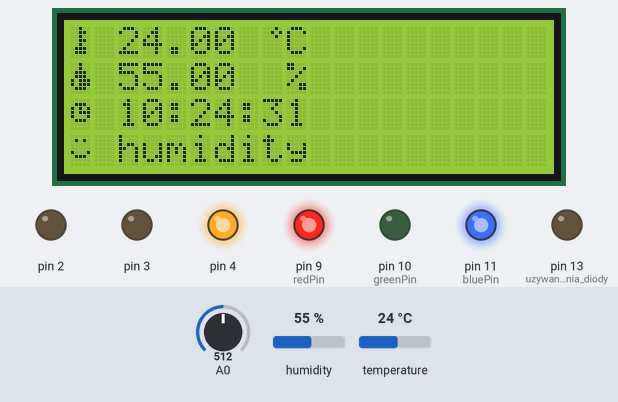
Bench run of a program on a simulated Arduino Uno, built with avr-gcc and run on an emulated ATmega328P. On the bench: 20×4 character LCD, output pins drawn as LEDs (lit = HIGH). The inputs (shaded band) are chosen by the test bench; at power-on: humidity 55 %, A0 = 512, temperature 24 °C. The local clock reads 2024-03-15 10:24:30 at power-on unless the program sets it; what the program prints to the serial monitor is not drawn.

Above: at 1.3 s.
1.4 s: humidity set to 22 %
At 4.1 s:
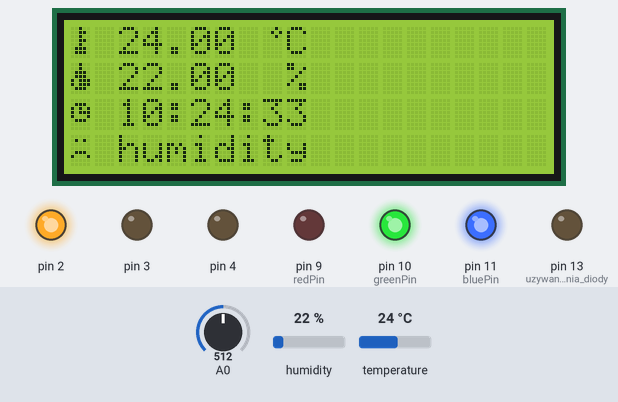
7.7 s: humidity set to 36 %
At 10.4 s:
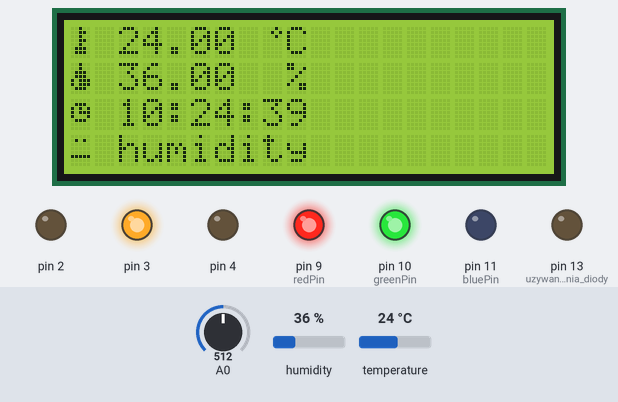
14.0 s: A0 set to 362
16.3 s: A0 set to 336
At 17.7 s:
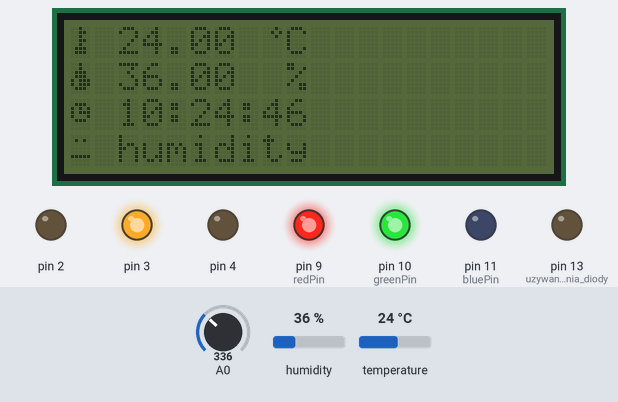
22.6 s: humidity set to 68 %
At 24.9 s:
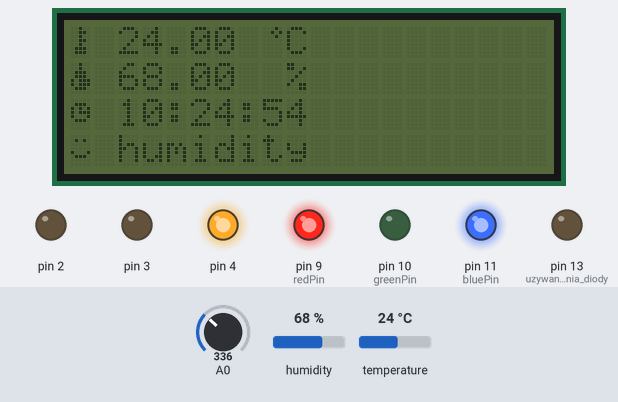
28.9 s: humidity set to 34 %
At 31.3 s:
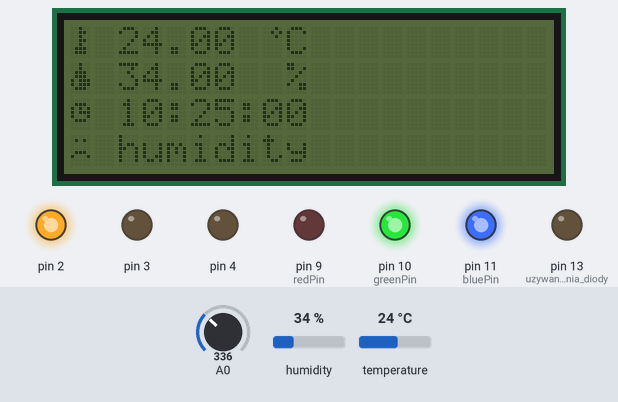
Timing chart, 0 to 32.8 s (numbered marks = the images above; inputs shaded):
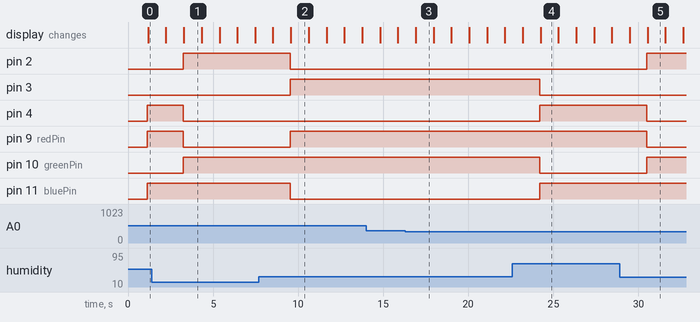

The program:

main.cpp
```cpp
#include <Arduino.h>

// DHT REQUIRES the following Arduino libraries:
// - DHT Sensor Library: https://github.com/adafruit/DHT-sensor-library
// - Adafruit Unified Sensor Lib: https://github.com/adafruit/Adafruit_Sensor
// Wiring see docs folder in the project
// Connect pin 1 (on the left) of the sensor to +5V
// NOTE: If using a board with 3.3V logic like an Arduino Due connect pin 1
// to 3.3V instead of 5V!
// Connect pin 2 of the sensor to whatever your DHTPIN is
// Connect pin 4 (on the right) of the sensor to GROUND
// Connect a 10K resistor from pin 2 (data) to pin 1 (power) of the sensor

// LCD HD44780 REQUIRES LiquidCrystal library
// Wiring see docs folder in the project
// If your display has no backlight led resistor use an additional 220ohm for pin15 LCD

// BMP180GY REQUIRES Adafruit BMP085 library
// Wiring see docs folder in the project
// Connect VCC of the BMP085 sensor to 3.3V (NOT 5.0V!)
// Connect GND to Ground
// Connect SCL to i2c clock - on '168/'328 Arduino Uno/Duemilanove/etc thats Analog 5
// Connect SDA to i2c data - on '168/'328 Arduino Uno/Duemilanove/etc thats Analog 4
// EOC is not used, it signifies an end of conversion
// XCLR is a reset pin, also not used here

#include <LiquidCrystal.h>      // biblioteka odpowiedzialna za LCD
#include <DHT.h>                // biblioteka odpowiedzialna za DHT
#include <Wire.h>               // biblioteka odpowiedzialna za I2C
#include <LiquidCrystal_I2C.h>  // biblioteka odpowiedzialna za LCD I2C
#include <Rtc_Pcf8563.h>        // biblioteka odpowidzialna za RTC PCF8563

// Uncomment whatever type DHT you're using!
//#define DHTTYPE DHT11   // DHT 11
#define DHTTYPE DHT22   // DHT 22  (AM2302), AM2321
//#define DHTTYPE DHT21   // DHT 21 (AM2301)

#define DHTPIN 8          // Digital pin na Arduino do korego jest przylaczony DHT
Rtc_Pcf8563 rtc;          // Init RTC

/* Fragment odpowiedzialny za wyswietlacz bez I2C
const int rs = 12, en = 11, d4 = 5, d5 = 4, d6 = 3, d7 = 2;   // piny do których podłączony jest wyświetlacz - sterownik HD44780
LiquidCrystal lcd(rs, en, d4, d5, d6, d7);                    // tworzę obiekt klasy LiquidCrystal o powyzszych paramatrach
*/

DHT dht(DHTPIN, DHTTYPE);                                     // tworzę obiekt klasy DHT o nazwie dht o podanych parametrach
LiquidCrystal_I2C lcd(0x27,20,4);                             // tworze obiekt klasy LCD o adresie 0x27 I2C 20 znakow 4 wiersze

// How to write symbols on LCD - see docs folder
byte thermo[8] = {0b00100,0b00110,0b00100,0b00110,0b00100,0b01110,0b01110,0b00000};
byte drop[8] = {0b00100,0b00100,0b01110,0b01110,0b10111,0b10111,0b01110,0b00000};
byte degrees[8] = {0b00010,0b00101,0b00010,0b00000,0b00000,0b00000,0b00000,0b00000};
byte heart[8] = {0b00000,0b01010,0b11111,0b11111,0b01110,0b00100,0b00000};
byte bell[8]  = {0b00100,0b01110,0b01110,0b01110,0b11111,0b00000,0b00100};
byte note[8]  = {0b00010,0b00011,0b00010,0b01110,0b11110,0b01100,0b00000};
byte clock[8] = {0b00000,0b01110,0b10101,0b10111,0b10001,0b01110,0b00000};
byte duck[8]  = {0b00000,0b01100,0b11101,0b01111,0b01111,0b00110,0b00000};
byte check[8] = {0b00000,0b00001,0b00011,0b10110,0b11100,0b01000,0b00000};
byte cross[8] = {0b00000,0b11011,0b01110,0b00100,0b01110,0b11011,0b00000};
byte retarrow[8] = {0b00001,0b00001,0b00101,0b01001,0b11111,0b01000,0b00100};
byte smile[8] = {0b00000,0b01010,0b00000,0b00000,0b10001,0b01110,0b00000,0b00000};
byte neutral[8] = {0b00000,0b01010,0b00000,0b00000,0b00000,0b11111,0b00000,0b00000};
byte sad[8] = {0b00000,0b01010,0b00000,0b00000,0b01110,0b10001,0b00000,0b00000};

int redPin = 9;
int greenPin = 10;
int bluePin = 11;
int pomiarSwiatla;

void setup() {
  pinMode(LED_BUILTIN, OUTPUT);     // uzywane do migania diody tylko do celow testowych
  pinMode(2, OUTPUT);
  pinMode(3, OUTPUT);
  pinMode(4, OUTPUT);

  Serial.begin(9600);               // inicjacja terminala
  dht.begin();                      // inicjalizacja czujnika
  // lcd.begin(16, 2);              // inicjalizacja LCD bez I2C 16 znakow, 2 wiersze
  lcd.begin();                      // inicjalizacja LCD I2C - tu nie podajemy liczby wieszy i kolumn bo jest w definicji
  Wire.begin();                     // inicjalizacja I2C

  lcd.createChar(0, thermo);
  lcd.createChar(1, drop);
  lcd.createChar(2, degrees);
  lcd.createChar(3, heart);
  lcd.createChar(4, clock);
  lcd.createChar(5, smile);
  lcd.createChar(6, neutral);
  lcd.createChar(7, sad);

  lcd.home();
  lcd.print("Pomiar ...");

  // rtc.initClock();                  // wyczyszczenie rejestru zegara - odkomentuj w przypadku konieczności resetu
  //set a time to start with - uncomment if you need new settings
  // Set date (day, weekday, month, century(1=1900, 0=2000), year(0-99))
  // rtc.setDate(2, 1, 6, 0, 20);
  // Set time (hr, min, sec)
  // rtc.setTime(16, 58, 0);
}

void loop() {
  pomiarSwiatla = analogRead(A0);     // pomiar swiatla z fotorezystora
  Serial.println(pomiarSwiatla);
  if (pomiarSwiatla < 350){
    lcd.noBacklight();
  } else{
    lcd.backlight();
  }

  delay(1000);                        // oczekiwanie na pomiar przez czujnik - normalnie zajmuje ok. 250 msek do nawet 2 sek
  float temp = dht.readTemperature(); // tworzę zmienną typu float przechowującą pomiar temperatury
  float wilg = dht.readHumidity();    // tworzę zmienną typu float przechowującą pomiar wilgotności
  if (isnan(temp) || isnan(wilg)) {   // sprawdzam czy nie ma błędu odczytu
    lcd.home(); // kursor na 0, 0
    lcd.print("Blad odczytu");        // wypisuję napis na LCD w przypadku bledu
    return; // wychodzę z pętli
  }

  digitalWrite(2, LOW);
  digitalWrite(3, LOW);
  digitalWrite(4, LOW);
  if (wilg<35){
    digitalWrite(2, HIGH);
    analogWrite(redPin, 0);
    analogWrite(greenPin, 255);
    analogWrite(bluePin, 255);
    lcd.setCursor(0, 3);                // ustawiam kursor na czwarty wiersz
    lcd.write((byte)7);
    lcd.print(" humidity");
  }
  if (wilg>35 and wilg<40){
    digitalWrite(3, HIGH);
    analogWrite(redPin, 255);
    analogWrite(greenPin, 255);
    analogWrite(bluePin, 0);
    lcd.setCursor(0, 3);                // ustawiam kursor na czwarty wiersz
    lcd.write((byte)6);
    lcd.print(" humidity");
  }
  if (wilg>40) {
    digitalWrite(4, HIGH);
    analogWrite(redPin, 255);
    analogWrite(greenPin, 0);
    analogWrite(bluePin, 255);
    lcd.setCursor(0, 3);                // ustawiam kursor na czwarty wiersz
    lcd.write((byte)5);
    lcd.print(" humidity");
  }

  // wyswietlam dane na LCD
  lcd.home();                         // ustawiam kursor na 0,0 LCD
  lcd.write((byte)0);                 // rzutuje ikonę termometr na typ byte i wyświetlam ją na lcd
  lcd.print(" ");
  lcd.print(temp);                    // wypisuje zmienną temp
  lcd.print(" ");
  lcd.write((byte)2);                 // rzutuje ikonę stopnie na typ byte i wyświetlam ją na lcd
  lcd.print("C");
  lcd.setCursor(0, 1);                // ustawiam kursor na drugi wiersz
  lcd.write((byte)1);                 // rzutuje ikonę kropla na typ byte i wyświetlam ją na lcd
  lcd.print(" ");
  lcd.print(wilg);                    // wypisuje zmienną wilg
  lcd.print("  %");
  lcd.setCursor(0, 2);                // ustawiam kursor na trzeci wiersz
  lcd.write((byte)4);
  lcd.print(" ");
  lcd.print(rtc.formatTime());
}
```

Measured:
- the behaviour switches between 350 and 349 on A0 (found by bisection; images 2 and 3)
- after the input at 1.4 s, pin 2, pin 10 (greenPin): LOW → HIGH after 1.8 s; pin 4, pin 9 (redPin): HIGH → LOW after 1.8 s; the display: first differs from a run without the input after 1.9 s (image 1)
- after the input at 7.7 s, pin 2, pin 11 (bluePin): HIGH → LOW after 1.8 s; pin 3, pin 9 (redPin): LOW → HIGH after 1.8 s; the display: first differs from a run without the input after 1.9 s (image 2)
- after the input at 16.3 s, the display: changes after 0.61 s (image 3)
- after the input at 22.6 s, pin 3, pin 10 (greenPin): HIGH → LOW after 1.6 s; pin 4, pin 11 (bluePin): LOW → HIGH after 1.6 s; the display: first differs from a run without the input after 1.7 s (image 4)
- after the input at 28.9 s, pin 2, pin 10 (greenPin): LOW → HIGH after 1.6 s; pin 4, pin 9 (redPin): HIGH → LOW after 1.6 s; the display: first differs from a run without the input after 1.6 s (image 5)
- what the display in image 1 shows lasts 1.0 s, from 3.3 s to 4.3 s
